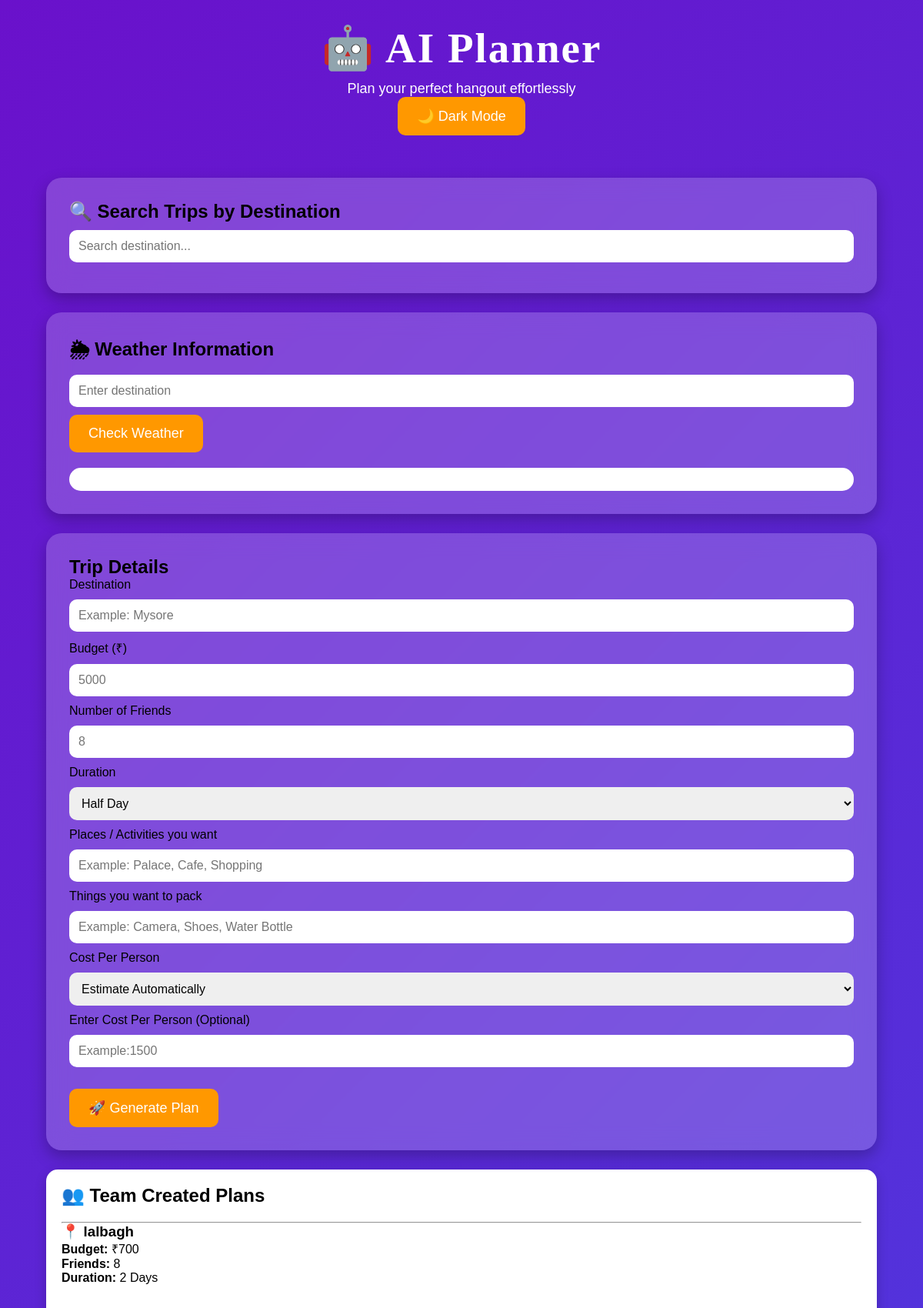
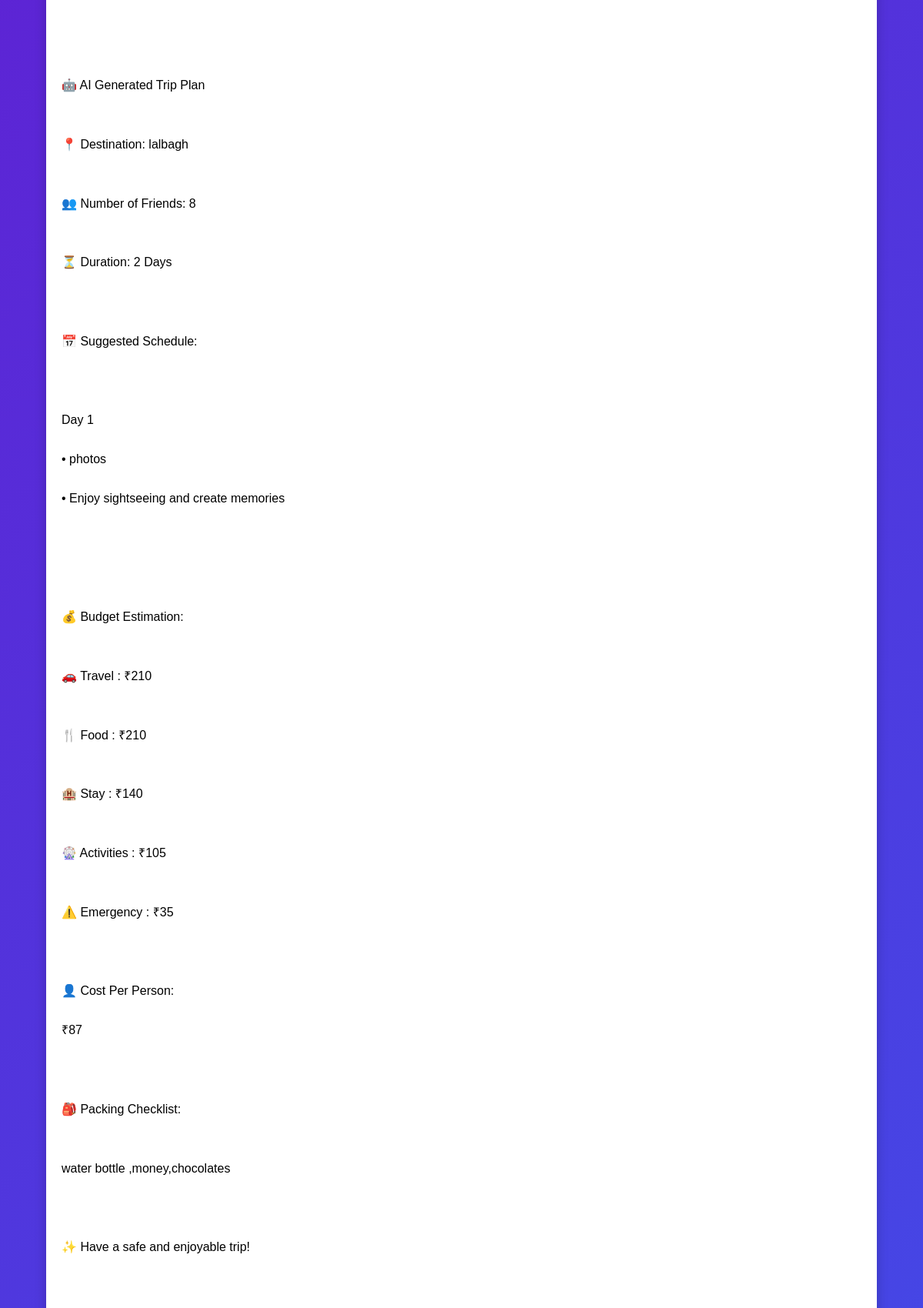
Screenshot of /planner (upper part) with the database file from the repository (2 pictures, top to bottom).
### app.py (models this page shows)
class SavedTrip(db.Model):
    id = db.Column(db.Integer, primary_key=True)
    destination = db.Column(db.String(100))
    budget = db.Column(db.Integer)
    friends = db.Column(db.Integer)
    duration = db.Column(db.String(50))
    plan = db.Column(db.Text)

### app.py (the view, shortened to what this page needs)
@app.route("/planner", methods=["GET", "POST"])
def planner():
    print("Planner route reached")
    result = None
    trips = SavedTrip.query.all()
    return render_template(
        "planner.html",
        result=result,
        trips=trips
    )

### templates/planner.html (shortened to what this page needs)
<!DOCTYPE html>
<html lang="en">
<head>
<link rel="stylesheet" href="{{ url_for('static', filename='style.css') }}">
</head>
<body>
<header>
<h1>🤖 AI Planner</h1>
<p>Plan your perfect hangout effortlessly</p>
<button onclick="toggleDarkMode()">
🌙 Dark Mode
</button>
</header>
<div class="container">
<div class="card">
<h2>🔍 Search Trips by Destination</h2>
<input
type="text"
id="searchInput"
onkeyup="searchTrips()"
placeholder="Search destination...">
</div>
<div class="card">
<h2>🌦 Weather Information</h2>
<input
type="text"
id="city"
placeholder="Enter destination">
<button onclick="getWeather()">
Check Weather
</button>
<div id="weatherResult" class="weather-box">
</div>
</div>
<div class="card">
<h2>Trip Details</h2>
<form method="POST">
<label>Destination</label>
<input
type="text"
name="destination"
placeholder="Example: Mysore"
required>
<label>Budget (₹)</label>
<input
type="number"
name="budget"
placeholder="5000"
required>
<label>Number of Friends</label>
<input
type="number"
name="friends"
placeholder="8"
required>
<label>Duration</label>
<select name="duration">
<option>Half Day</option>
</select>
<label>Places / Activities you want</label>
<input
type="text"
name="places"
placeholder="Example: Palace, Cafe, Shopping">
<label>Things you want to pack</label>
<input
type="text"
name="packing"
placeholder="Example: Camera, Shoes, Water Bottle">
<label>Cost Per Person</label>
<select name="cost_option">
<option value="estimate">
Estimate Automatically
</option>
</select>
<label>Enter Cost Per Person (Optional)</label>
<input
type="number"
name="manual_cost"
placeholder="Example:1500">
<br><br>
<button type="submit">
🚀 Generate Plan
</button>
</form>
</div>
{% if trips %}
<div class="result">
<h2>
👥 Team Created Plans
</h2>
{% for trip in trips %}
<div class="trip-card">
<hr>
<h3 class="destination">
📍 {{ trip.destination }}
</h3>
<p>
<b>Budget:</b> ₹{{ trip.budget }}
</p>
<p>
<b>Friends:</b> {{ trip.friends }}
</p>
<p>
<b>Duration:</b> {{ trip.duration }}
</p>
<div class="plan-text">
{{ trip.plan }}
</div>
</div>
{% endfor %}
</div>
{% endif %}
<br>
</div>
</body>
</html>

### static/style.css (style rules this page uses)
* { margin:0; padding:0; box-sizing:border-box; font-family:'Poppins',sans-serif; }
body { background:linear-gradient(135deg,#6a11cb,#2575fc); min-height:100vh; }
header { text-align:center; color:white; padding:30px; }
header h1 { font-size:55px; font-family:cursive; letter-spacing:2px; }
header p { margin-top:10px; font-size:18px; }
.container { width:90%; max-width:1200px; margin:auto; }
.card { background:rgba(255,255,255,0.2); backdrop-filter:blur(15px); border-radius:20px; padding:30px; margin:25px 0; box-shadow:0 8px 20px rgba(0,0,0,0.25); }
input, textarea, select { width:100%; padding:12px; margin:10px 0; border:none; border-radius:10px; font-size:16px; }
button { background:#ff9800; color:white; border:none; padding:14px 25px; border-radius:10px; font-size:18px; cursor:pointer; transition:0.3s; }

### templates/planner.html (style rules this page uses)
.result { margin-top:20px; padding:20px; background:white; border-radius:15px; box-shadow:0 5px 15px rgba(0,0,2,0.2); }
.plan-text { white-space:pre-line; line-height:1.6; }
.trip-card { margin-top:20px; }
.weather-box { margin-top:20px; padding:15px; border-radius:15px; background:white; }

### rows the page displays
SavedTrip: destination "lalbagh", budget "700", friends "8", duration "2 Days", plan "🤖 AI Generated Trip Plan 📍 Destination: lalbagh 👥 Number of Friends: 8 ⏳ Duration: 2 Days 📅 Suggested Schedule: Day 1 • photos • Enjoy sightseeing and create memories 💰 Budget Estimation: 🚗 Travel : ₹210 🍴 Food : ₹210 🏨 Stay : ₹140 🎡 Activities : ₹105 ⚠️ Emergency : ₹35 👤 Cost Per Person: ₹87 🎒 Packing Checklist: water bottle ,money,chocolates ✨ Have a safe and enjoyable trip!"
